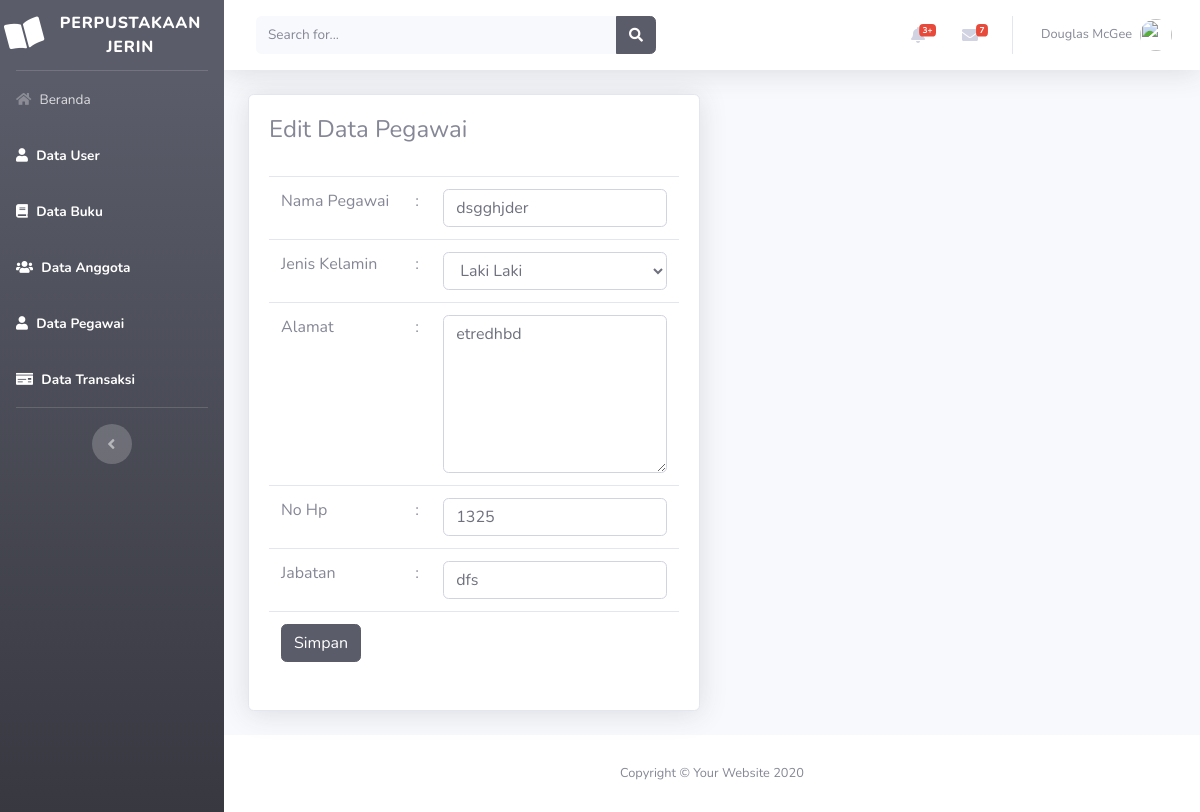
The page /beranda.php?page=pegawai&aksi=edit&id=10 on the database its author committed.
### tables this page shows
CREATE TABLE `tabel_pegawai` (
  `id_pegawai` int(5) NOT NULL,
  `nama_pegawai` varchar(50) NOT NULL,
  `jenis_kelamin` enum('l','p') NOT NULL,
  `alamat` text NOT NULL,
  `no_hp` varchar(20) NOT NULL,
  `jabatan` varchar(30) NOT NULL
);

### views/pegawai/editpegawai.php (the view, shortened to what this page needs)
<?php
    @$id = $_GET['id'];
    $sql    = "select * from tabel_pegawai where id_pegawai=$id";
    $show   = $db->query($sql);
    $hasil  = mysqli_fetch_assoc($show);
?>
<div class="container-fluid">
    <div class="row">
        <div class="col-lg-6">
            <div class="card shadow mb-4">
                <div class="card-body">
                    <div class="table-responsive">
                        <h4>Edit Data Pegawai</h4>
                        <br>
                        <form action="model/pegawai/proseseditpegawai.php" method="POST">
                            <table class="table">
                                <tr>
                                    <td>Nama Pegawai </td>
                                    <td>:</td>
                                    <td><input type="text"  class="form-control" name="nama_pegawai" id="nama_pegawai" value="<?php echo $hasil['nama_pegawai']?>"></td>
                                </tr>
                                <tr>
                                    <td>Jenis Kelamin</td>
                                    <td>:</td>
                                    <td>
                                        <select class="form-control" name="jenis_kelamin" id="jenis_kelamin">
                                            <option value="l">Laki Laki</option>
                                        </select>
                                    </td>
                                </tr>
                                <tr>
                                    <td>Alamat</td>
                                    <td>:</td>
                                    <td><textarea class="form-control" name="alamat" id="alamat" cols="10" rows="6"><?php echo $hasil['alamat']?></textarea></td>
                                </tr>
                                <tr>
                                    <td>No Hp</td>
                                    <td>:</td>
                                    <td><input type="text"  class="form-control" name="no_hp" id="no_hp" value="<?php echo $hasil['no_hp']?>"></td>
                                </tr>
                                <tr>
                                    <td>Jabatan</td>
                                    <td>:</td>
                                    <td><input type="text"  class="form-control" name="jabatan" id="jabatan" value="<?php echo $hasil['jabatan']?>"></td>
                                </tr>
                                <tr>
                                    <td colspan="3">
                                        <input type="submit" class="btn btn-dark" value="Simpan">
                                    </td>
                                </tr>
                            </table>
                        </form>
                    </div>
                </div>
            </div>
        </div>
    </div>
</div>

### rows shown on the page
tabel_pegawai: nama_pegawai "dsgghjder", alamat "etredhbd", no_hp "1325", jabatan "dfs"
